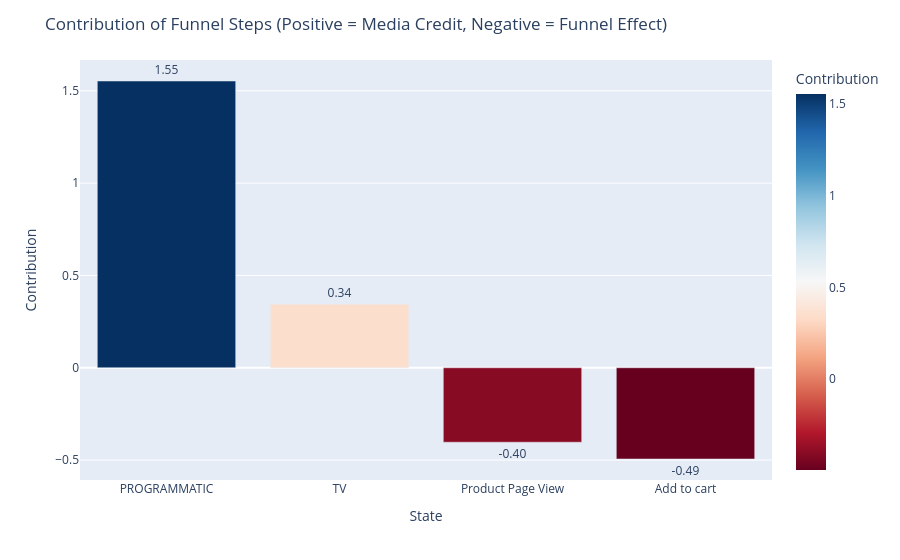

Source (notebook cell):
### Code cell
fig = px.bar(
    full_contribution,
    x="State",
    y="Contribution",
    color="Contribution",
    color_continuous_scale=px.colors.diverging.RdBu,
    text="Contribution"
)

fig.update_traces(texttemplate='%{text:.2f}', textposition='outside')
fig.update_layout(
    title="Contribution of Funnel Steps (Positive = Media Credit, Negative = Funnel Effect)",
    yaxis_title="Contribution",
    xaxis_title="State",
    coloraxis_colorbar=dict(title="Contribution")
)

fig.show()

### Figure 1 — Plotly figure (JSON) as saved in the notebook; plotly's stock layout.template omitted (floating-point values rounded to 4 significant figures)
{"data": [{"hovertemplate": "State=%{x}<br>Contribution=%{marker.color}<extra></extra>", "legendgroup": "", "marker": {"color": [1.553, 0.3444, -0.4033, -0.4942], "coloraxis": "coloraxis", "pattern": {"shape": ""}}, "name": "", "orientation": "v", "showlegend": false, "text": [1.553, 0.3444, -0.4033, -0.4942], "textposition": "outside", "texttemplate": "%{text:.2f}", "type": "bar", "x": ["PROGRAMMATIC", "TV", "Product Page View", "Add to cart"], "xaxis": "x", "y": [1.553, 0.3444, -0.4033, -0.4942], "yaxis": "y"}], "layout": {"barmode": "relative", "coloraxis": {"colorbar": {"title": {"text": "Contribution"}}, "colorscale": [[0, "rgb(103,0,31)"], [0.1, "rgb(178,24,43)"], [0.2, "rgb(214,96,77)"], [0.3, "rgb(244,165,130)"], [0.4, "rgb(253,219,199)"], [0.5, "rgb(247,247,247)"], [0.6, "rgb(209,229,240)"], [0.7, "rgb(146,197,222)"], [0.8, "rgb(67,147,195)"], [0.9, "rgb(33,102,172)"], [1, "rgb(5,48,97)"]]}, "legend": {"tracegroupgap": 0}, "margin": {"t": 60}, "title": {"text": "Contribution of Funnel Steps (Positive = Media Credit, Negative = Funnel Effect)"}, "xaxis": {"anchor": "y", "domain": [0, 1], "title": {"text": "State"}}, "yaxis": {"anchor": "x", "domain": [0, 1], "title": {"text": "Contribution"}}}}
